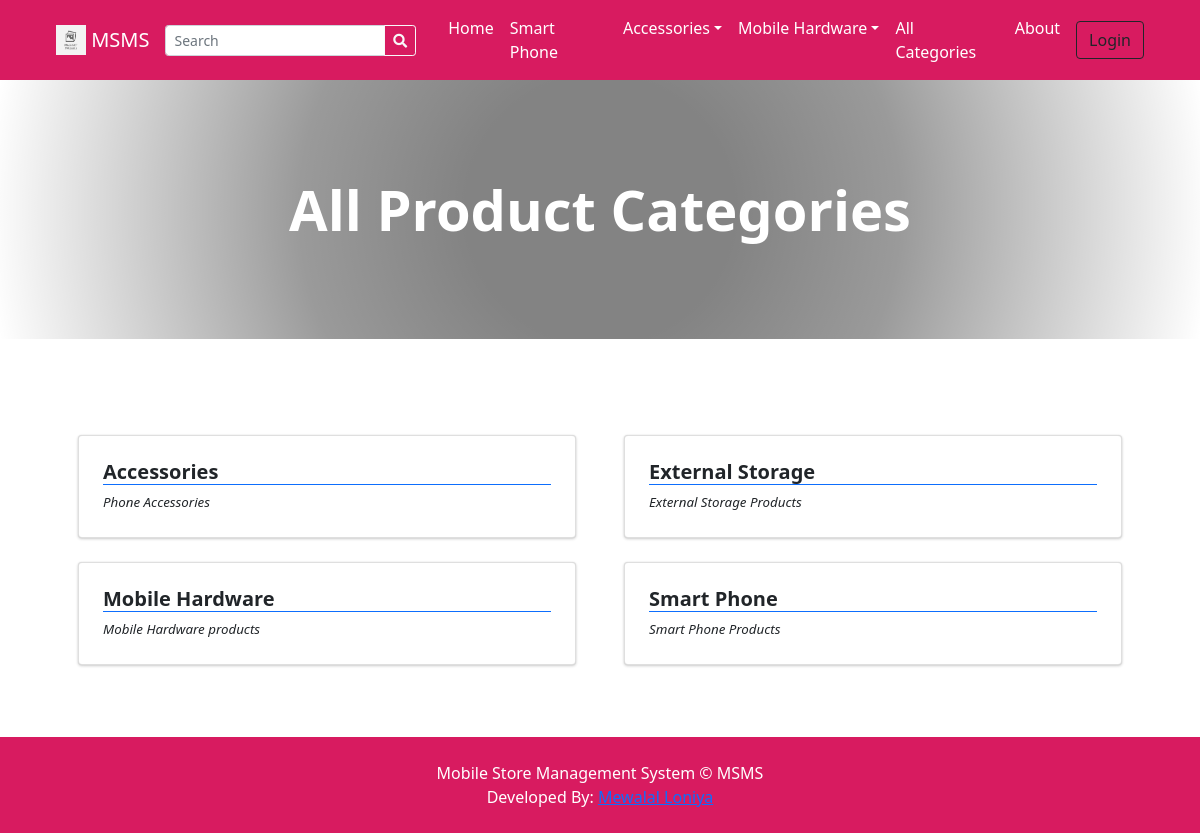
Page /?p=view_categories on the committed database.
### tables this page shows
CREATE TABLE `categories` (
  `id` int(30) NOT NULL,
  `category` varchar(250) NOT NULL,
  `description` text DEFAULT NULL,
  `status` tinyint(1) NOT NULL DEFAULT 1,
  `date_created` datetime NOT NULL DEFAULT current_timestamp()
);

### classes/DBConnection.php (called while the page is built, shortened)
<?php
class DBConnection{
    private $host = DB_SERVER;
    private $username = DB_USERNAME;
    private $password = DB_PASSWORD;
    private $database = DB_NAME;
    public $conn;
    public function __construct(){
        if (!isset($this->conn)) {
            $this->conn = new mysqli($this->host, $this->username, $this->password, $this->database);
        }
    }
}
?>

### classes/SystemSettings.php (called while the page is built, shortened)
<?php
class SystemSettings extends DBConnection{
	function info($field=''){
		if(!empty($field)){
			if(isset($_SESSION['system_info'][$field]))
				return $_SESSION['system_info'][$field];
			else
				return false;
		}else{
			return false;
		}
	}
}
$_settings = new SystemSettings();
?>

### config.php (called while the page is built, shortened)
<?php
require_once('classes/DBConnection.php');
require_once('classes/SystemSettings.php');
function validate_image($file){
	if(!empty($file)){
		if(is_file(base_app.$file)){
			return base_url.$file;
		}else{
			return base_url.'dist/img/no-image-available.png';
		}
	}else{
		return base_url.'dist/img/no-image-available.png';
	}
}
?>

### inc/topBarNav.php (the view, shortened to what this page needs)
<nav class="navbar navbar-expand-lg navbar-dark bg-maroon">
            <div class="container-fluid px-4 px-lg-5 ">
                <a class="navbar-brand" href="./">
                <img src="<?php echo validate_image($_settings->info('logo')) ?>" width="30" height="30" class="d-inline-block align-top" alt="" loading="lazy">
                <?php echo $_settings->info('short_name') ?>
                </a>
                <form class="form-inline" id="search-form">
                  <div class="input-group">
                    <input class="form-control form-control-sm form " type="search" placeholder="Search" aria-label="Search" name="search"  value="<?php echo isset($_GET['search']) ? $_GET['search'] : "" ?>"  aria-describedby="button-addon2">
                    <div class="input-group-append">
                      <button class="btn btn-outline-light btn-sm m-0" type="submit" id="button-addon2"><i class="fa fa-search"></i></button>
                    </div>
                  </div>
                </form>
                <div class="collapse navbar-collapse" id="navbarSupportedContent">
                    <ul class="navbar-nav me-auto mb-2 mb-lg-0 ms-lg-4">
                        <li class="nav-item"><a class="nav-link text-white" aria-current="page" href="./">Home</a></li>
                        <?php
                        $cat_qry = $conn->query("SELECT * FROM categories where status = 1  limit 3");
                        $count_cats =$conn->query("SELECT * FROM categories where status = 1 ")->num_rows;
                        while($crow = $cat_qry->fetch_assoc()):
                          $sub_qry = $conn->query("SELECT * FROM sub_categories where status = 1 and parent_id = '{$crow['id']}'");
                          if($sub_qry->num_rows <= 0):
                        ?>
                        <li class="nav-item"><a class="nav-link text-white" aria-current="page" href="./?p=products&c=<?php echo md5($crow['id']) ?>"><?php echo $crow['category'] ?></a></li>
                        <?php else: ?>
                        <li class="nav-item dropdown">
                          <a class="nav-link text-white dropdown-toggle" id="navbarDropdown<?php echo $crow['id'] ?>" href="#" role="button" data-toggle="dropdown" aria-expanded="false"><?php echo $crow['category'] ?></a></a>
                        </li>
                        <?php endif; ?>
                        <?php endwhile; ?>
                        <?php if($count_cats > 3): ?>
                        <li class="nav-item"><a class="nav-link text-white" href="./?p=view_categories">All Categories</a></li>
                        <?php endif; ?>
                        <li class="nav-item"><a class="nav-link text-white" href="./?p=about">About</a></li>
                    </ul>
                    <div class="d-flex align-items-center">
                      <?php if(!isset($_SESSION['userdata']['id'])): ?>
                        <button class="btn btn-outline-dark ml-2" id="login-btn" type="button">Login</button>
                        <?php endif; ?>
                    </div>
                </div>
            </div>
        </nav>

### view_categories.php (shortened to what this page needs)
<?php
$title = "All Product Categories";
?>
<header class="bg-dark py-5" id="main-header">
    <div class="container px-4 px-lg-5 my-5">
        <div class="text-center text-white">
            <h1 class="display-4 fw-bolder"><?php echo $title ?></h1>
        </div>
    </div>
</header>
<section class="py-5">
    <div class="container px-4 px-lg-5 mt-5">
        <div class="row gx-2 gx-lg-5 row-cols-1 row-cols-md-2 row-cols-xl-2 justify-content-center">
            <?php
                $categories = $conn->query("SELECT * FROM `categories` where status = 1 order by category asc ");
                while($row = $categories->fetch_assoc()):
                    foreach($row as $k=> $v){
                        $row[$k] = trim(stripslashes($v));
                    }
                    $row['description'] = strip_tags(stripslashes(html_entity_decode($row['description'])));
            ?>
            <div class="col mb-6 mb-2">
                <a href="./?p=products&c=<?php echo md5($row['id']) ?>" class="card category-item text-dark">
                    <div class="card-body p-4">
                        <div class="">
                            <h5 class="fw-bolder border-bottom border-primary"><?php echo $row['category'] ?></h5>
                        </div>
                        <p class="m-0 truncate"><?php echo $row['description'] ?></p>
                    </div>
                </a>
            </div>
            <?php endwhile; ?>
        </div>
    </div>
</section>

### rows in the picture
categories: category "Smart Phone", description "Smart Phone Products"
categories: category "Accessories", description "Phone Accessories"
categories: category "Mobile Hardware", description "Mobile Hardware products"
categories: category "External Storage", description "External Storage Products"

### other values in the picture
$_settings->info('short_name') "MSMS"
$title "All Product Categories"
